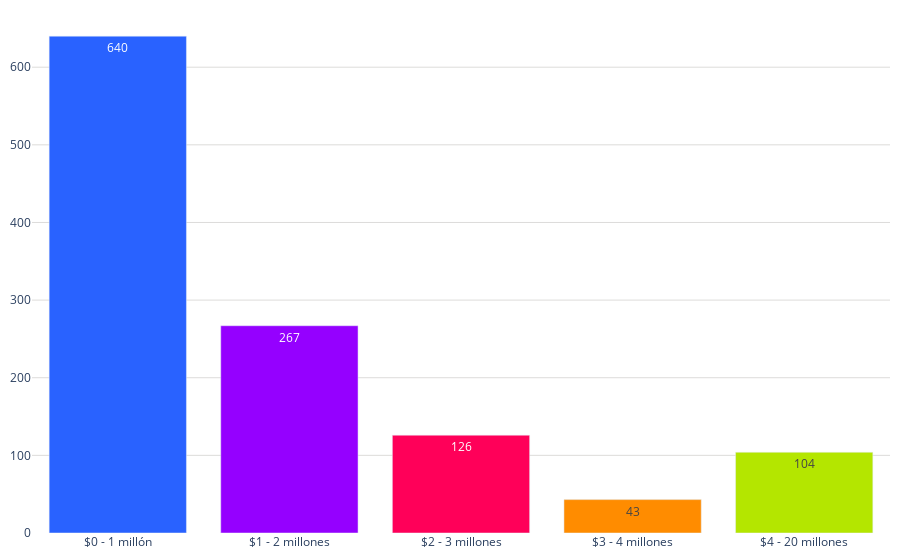

Notebook code cell kept with this figure:
### Code cell
labels = df_conteo_por_rango['rango']
values = df_conteo_por_rango['conteo']
#trimestre = tabla_porcentajes['trimestre']
colores = ['#2962ff', '#9500ff', '#ff0059', '#ff8c00', '#b4e600', '#2EC2A2','#E50CB6']

fig = go.Figure()
#trimestres = tabla_porcentajes.columns
fig.add_trace(go.Bar(
        #name=f'Trimestre {trimestre}', 
        x=labels, 
        y=values, 
        marker_color=colores,
        text=values,  # Texto que se mostrará en las barras (porcentaje)
        textposition='inside',  # Posición del texto (puede ser 'inside' o 'outside')
        #texttemplate='%{text:.1f}%', 
    )
)    
fig.update_layout(
    #barmode='stack', 
    #title='Distribución de créditos por monto 2022',
    #title_font_size = 20,
    yaxis=dict(
        #title='M', # Título del eje y
        gridcolor='#dddcda', # Color de las líneas que dividen los rangos del eje Y         
    ),  margin=dict(l=10, r=10, t=10, b=10),  # Ajusta los márgenes (left, right, top, bottom)        
    plot_bgcolor='rgba(0,0,0,0)',  # Color de fondo del gráfico
    legend=dict(
        yanchor="top",
        y=0.99,
    )
)
# Exportar gráfica como archivo HTML
def guardar_grafico_como_html(fig, nombre_archivo, carpeta='assets/graficas'):
    # Crear la carpeta si no existe
    if not os.path.exists(carpeta):
        os.makedirs(carpeta)
    
       # Configuración personalizada para la gráfica
    config = {
        'displaylogo': False,  # Ocultar el logo de Plotly
        'modeBarButtonsToRemove': [
            'toImage',       # Botón para guardar como imagen
            'select2d',      # Box select
            'lasso2d',       # Lasso select
            'resetScale2d',  # Reset Axes
        ]
    }

    # Guardar la gráfica como archivo HTML
    pio.write_html(fig, f'{carpeta}/{nombre_archivo}.html', config=config)

guardar_grafico_como_html(fig, 'g_bar_creditos_monto_2024',  carpeta='assets/graficas')
fig.show()

### Figure 1 — Plotly figure (JSON) as saved in the notebook; plotly's stock layout.template omitted (floating-point values rounded to 4 significant figures)
{"data": [{"marker": {"color": ["#2962ff", "#9500ff", "#ff0059", "#ff8c00", "#b4e600", "#2EC2A2", "#E50CB6"]}, "text": [640, 267, 126, 43, 104], "textposition": "inside", "type": "bar", "x": ["$0 - 1 millón", "$1 - 2 millones", "$2 - 3 millones", "$3 - 4 millones", "$4 - 20 millones"], "y": [640, 267, 126, 43, 104]}], "layout": {"legend": {"y": 0.99, "yanchor": "top"}, "margin": {"b": 10, "l": 10, "r": 10, "t": 10}, "plot_bgcolor": "rgba(0,0,0,0)", "yaxis": {"gridcolor": "#dddcda"}}}
